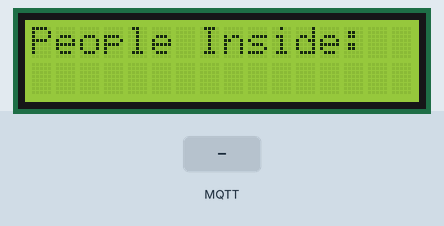
Bench run of a program on a simulated ESP32. On the bench: 16×2 character LCD. Inputs (shaded band) come from the test bench. WiFi joins after 1.5 s; servers stay silent unless stated; no MQTT or app messages arrive unless stated.

Above: at 2.7 s.
2.8 s: MQTT message "ON" arrives on the first subscribed topic
At 5.5 s:
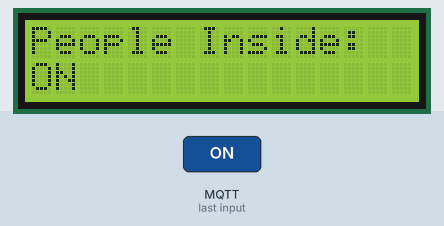
5.8 s: MQTT message "OFF" arrives on the first subscribed topic
At 8.3 s:
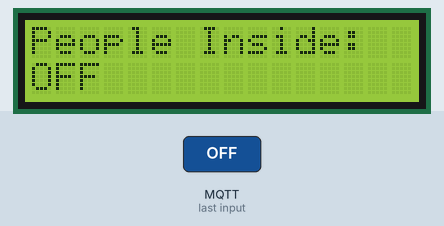
8.8 s: MQTT message "ON" arrives on the second subscribed topic
At 9.8 s:
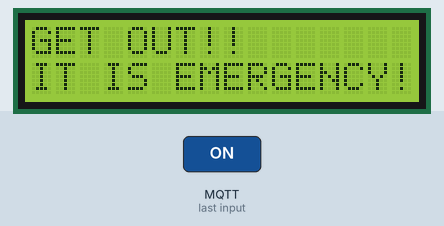
10.3 s: MQTT message "OFF" arrives on the second subscribed topic
At 11.7 s:
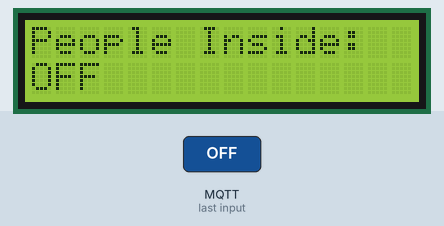
12.0 s: MQTT message "ON" arrives on the third subscribed topic
At 14.1 s:
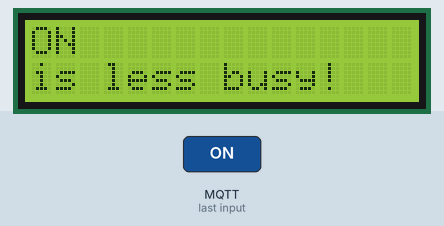
15.0 s: MQTT message "OFF" arrives on the third subscribed topic
At 17.6 s:
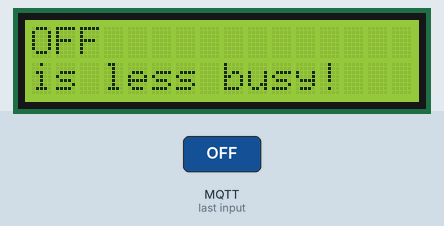
Timing chart, 0 to 19.1 s (numbered marks = the images above; inputs shaded):
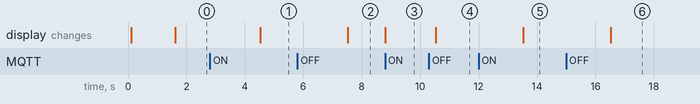

Measured:
- after the input at 2.8 s, the display: changes after 1.7 s (image 1)
- after the input at 5.8 s, the display: changes after 1.7 s (image 2)
- after the input at 8.8 s, the display: changes at once (image 3)
- after the input at 10.3 s, the display: changes after 0.23 s (image 4)
- after the input at 12.0 s, the display: changes after 1.5 s (image 5)
- after the input at 15.0 s, the display: changes after 1.5 s (image 6)

The program:

main.cpp
```cpp
#include <Arduino.h>
#include "occupancy_display.h"

MY_DISPLAY_STATE currentState;

uint32_t startTimer = millis();
uint32_t currentTime = 0;
uint32_t reconnectDelay = 100;

String occupancy_input;
String queue_input;
String gate_info;
String emergency_input;

bool disconnectionNotif;
bool displayMessage;
bool buildingIsFull;
bool aGateIsError;
bool emergency;

void setup()
{
  // put your setup code here, to run once:
  Serial.begin(9600);
  lcd.begin(16, 2);
  lcd.clear();
  disconnectionNotif = false;
  displayMessage = false;
  buildingIsFull = false;
  emergency = false;
  aGateIsError = false;
  myStartConnect.connectToMyWiFi();
  myStartConnect.connectToMyMQTT();

  currentState = SHOW_OCC;
}

void loop()
{
  if (!mySubscribeClient.connected())
  {
    while (!myStartConnect.reconnectMyMQTT())
    {
      if (!disconnectionNotif)
      {
        lcd.clear();
        lcd.print("Disconnected!");
        disconnectionNotif = true;
      }
    }
  }
  else
  {
    disconnectionNotif = false;
    mySubscribeClient.loop();

    uint32_t currentReceiveMessageTime = millis();
    uint32_t myTimeCalculation = currentReceiveMessageTime - startTimer;

    switch (currentState)
    {
    case SHOW_OCC:
      if (emergency)
      {
        displayMessage = false;
        currentState = SHOW_EMERGENCY;
      }
      else
      {
        if (!displayMessage)
        {
          lcd.clear();
          myDisplayData.showMyOccupancy(occupancy_input);
          displayMessage = true;
        }
        if (myTimeCalculation > MAX_DISPLAY_SWITCH_TIME)
        {
          startTimer = currentReceiveMessageTime;
          displayMessage = false;
          currentState = SHOW_FASTEST_QUEUE;
        }
      }
      break;
    case SHOW_FASTEST_QUEUE:
      if (emergency)
      {
        displayMessage = false;
        currentState = SHOW_EMERGENCY;
      }
      else
      {
        if (queue_input != "" || buildingIsFull)
        {
          if (!displayMessage)
          {
            lcd.clear();
            if (buildingIsFull)
            {
              myDisplayData.showOccNotification();
            }
            else
            {
              myDisplayData.showMyFastestQueue(queue_input);
              queue_input.clear();
            }
            displayMessage = true;
          }
          if (myTimeCalculation > MAX_DISPLAY_SWITCH_TIME)
          {
            startTimer = currentReceiveMessageTime;
            displayMessage = false;
            currentState = SHOW_EMERGENCY;
          }
        }
        else
        {
          currentState = SHOW_EMERGENCY;
        }
      }
      break;
    case SHOW_EMERGENCY:
      if (!emergency)
      {
        if (aGateIsError)
        {
          if (!displayMessage)
          {
            lcd.clear();
            myDisplayData.showAdisconnectedGate(gate_info);
            displayMessage = true;
          }
          if (myTimeCalculation > MAX_DISPLAY_SWITCH_TIME)
          {
            startTimer = currentReceiveMessageTime;
            gate_info.clear();
            aGateIsError = false;
            displayMessage = false;
            currentState = SHOW_OCC;
          }
        }
        else
        {
          currentState = SHOW_OCC;
        }
      }
      else
      {
        if (!displayMessage)
        {
          lcd.clear();
          myDisplayData.showEmergency(emergency_input);
          displayMessage = true;
        }
      }
      break;
    }
  }
}

/**
 * @brief Start Wi-Fi setup.
 *
 */
void MyStartConnection ::connectToMyWiFi()
{
  WiFi.begin(MY_NETWORK_SSID, MY_NETWORK_PASSWORD);
  while (WiFi.status() != WL_CONNECTED)
  {
    currentTime = millis();
    if (currentTime - startTimer > reconnectDelay)
    {
      lcd.clear();
      lcd.print("Connecting ...");
      startTimer = currentTime;
    }
  }
}

/**
 * @brief MQTT Subscribe setup.
 *
 */
void MyStartConnection ::connectToMyMQTT()
{
  mySubscribeClient.setServer(MY_NETWORK_SITE, MY_NETWORK_PORT);
  mySubscribeClient.setCallback(callback);
}

/**
 * @brief Reconnect MQTT in case disconnection happen.
 *
 * @return true
 * @return false
 */
bool MyStartConnection ::reconnectMyMQTT()
{
  if (mySubscribeClient.connect(MY_COUNTER_TOPIC))
  {
    mySubscribeClient.subscribe(MY_COUNTER_TOPIC);
    mySubscribeClient.subscribe(MY_EMERGENCY_TOPIC);
    mySubscribeClient.subscribe(MY_FASTEST_QUEUE_TOPIC);
    return mySubscribeClient.connected();
  }
  return 0;
}

/**
 * @brief A function to show the occupancy number in the building.
 *
 * @param input data received from the MQTT.
 */
void MyDataDisplay ::showMyOccupancy(String input)
{
  lcd.print("People Inside:");
  lcd.setCursor(0, 1);
  lcd.print(input);

  input.trim();
  if (input.toInt() >= MAX_OCCUPANCY_NUMBER)
  {
    buildingIsFull = true;
  }
  else
  {
    buildingIsFull = false;
  }
}

/**
 * @brief A function to show the less busier Queue of every gates.
 *
 * @param input data received from the MQTT.
 */
void MyDataDisplay ::showMyFastestQueue(String input)
{
  input.replace(':', '\n');
  input.trim();
  lcd.print(input);
  lcd.setCursor(0, 1);
  lcd.print("is less busy!");
}

/**
 * @brief A function to display a disconnected gate
 *
 * @param input data received from the MQTT.
 */
void MyDataDisplay ::showAdisconnectedGate(String input)
{
  lcd.print(input);
}

/**
 * @brief A function to display a notification in case the building
 * is full.
 *
 */
void MyDataDisplay ::showOccNotification()
{
  lcd.print("This Building");
  lcd.setCursor(0, 1);
  lcd.print("is Full!");
}

/**
 * @brief A function to check and display the Emergency alert only
 * if an emergency situation detected.
 *
 * @param input data received from the MQTT.
 */
void MyDataDisplay ::showEmergency(String input)
{
  input.trim();
  if (input == "ON")
  {
    lcd.print("GET OUT!!");
    lcd.setCursor(0, 1);
    lcd.print("IT IS EMERGENCY!!");
  }
  else if (input == "OFF")
  {
    lcd.print("People Inside:");
    lcd.setCursor(0, 1);
    lcd.print("0");
    currentState == SHOW_OCC;
  }
}

/**
 * @brief A function to read and return the payload data from MQTT.
 *
 * @param payload written data received from the MQTT communication.
 * @param length the length of the payload.
 * @return String
 */
String myReadInput(byte *payload, unsigned int length)
{
  String inputMsg;
  if (length > 0)
  {
    inputMsg.clear();
    for (int i = 0; i < length; i++)
    {
      inputMsg += (char)payload[i];
    }
  }
  return inputMsg;
}

/**
 * @brief A function to receive input from MQTT. Only run if the ESP detect a communication
 * via the MQTT network site.
 *
 * @param topic the input topic to determine which data is coming in.
 * @param payload the input data.
 * @param length the length of the input data.
 */
void callback(char *topic, byte *payload, unsigned int length)
{
  if (strcmp(topic, MY_EMERGENCY_TOPIC) == 0)
  {
    emergency_input.clear();
    emergency_input = myReadInput(payload, length);
    emergency_input.trim();
    if (emergency_input == "ON")
    {
      emergency = true;
    }
    else if (emergency_input == "OFF")
    {
      emergency = false;
    }
  }

  if (strcmp(topic, MY_COUNTER_TOPIC) == 0)
  {
    occupancy_input.clear();
    occupancy_input = myReadInput(payload, length);
  }

  if (strcmp(topic, MY_FASTEST_QUEUE_TOPIC) == 0)
  {
    String incomingMessage;
    queue_input.clear();
    incomingMessage = myReadInput(payload, length);

    incomingMessage.trim();
    if ((incomingMessage == GATE_1_DISCONNECTED) || (incomingMessage == GATE_2_DISCONNECTED) || (incomingMessage == GATE_3_DISCONNECTED))
    {
      aGateIsError = true;
      gate_info = incomingMessage;
    }
    else
    {
      queue_input = incomingMessage;
    }
  }
}
```

occupancy_display.h
```cpp
#ifndef OCCUPANCY_DISPLAY_H
#define OCCUPANCY_DISPLAY_H

#include <LiquidCrystal.h>
#include <PubSubClient.h>
#include <EspMQTTClient.h>
#include <WiFi.h>

#define MY_NETWORK_SSID "Kiwy"
#define MY_NETWORK_PASSWORD "aquamagic22"
#define MY_NETWORK_SITE "192.168.117.23"
#define MY_NETWORK_PORT 1883

#define MY_DEVICE_IDENTITY "CommGroup-Display"
#define MY_COUNTER_TOPIC "group4Industry/counter"
#define MY_EMERGENCY_TOPIC "group4Industry/emergency"
#define MY_FASTEST_QUEUE_TOPIC "group4Industry/fastestQueue"

#define GATE_1_DISCONNECTED "Gate 1 broken"
#define GATE_2_DISCONNECTED "Gate 2 broken"
#define GATE_3_DISCONNECTED "Gate 3 broken"

#define GATE_1 "gate1"
#define GATE_2 "gate2"
#define GATE_3 "gate3"

#define MAX_DISPLAY_SWITCH_TIME 3000
#define MAX_OCCUPANCY_NUMBER 10

/**
 * @brief enum state of displaying the occupancy data.
 *
 */
enum MY_DISPLAY_STATE
{
    SHOW_OCC,
    SHOW_FASTEST_QUEUE,
    SHOW_EMERGENCY,
};

const int input_miso = 19;
const int output_mosi = 23;
const int digital_4 = 26;
const int digital_5 = 32;
const int digital_6 = 27;
const int digital_7 = 13;

/**
 * @brief Class of the display functions.
 *
 */
class MyDataDisplay
{
private:
    //
public:
    void showMyOccupancy(String);
    void showEmergency(String);
    void showMyFastestQueue(String);
    void showAdisconnectedGate(String);
    void showOccNotification();
};

/**
 * @brief Class of Wi-Fi & MQTT functions.
 *
 */
class MyStartConnection
{
private:
    //
public:
    void connectToMyWiFi();
    void connectToMyMQTT();
    bool reconnectMyMQTT();
};

WiFiClient myWiFiClient;
PubSubClient mySubscribeClient(myWiFiClient);
LiquidCrystal lcd(input_miso, output_mosi, digital_4, digital_5, digital_6, digital_7);
MyStartConnection myStartConnect;
MyDataDisplay myDisplayData;

void callback(char *, byte *, unsigned int);

String myReadInput(byte *, unsigned int);

#endif
```
